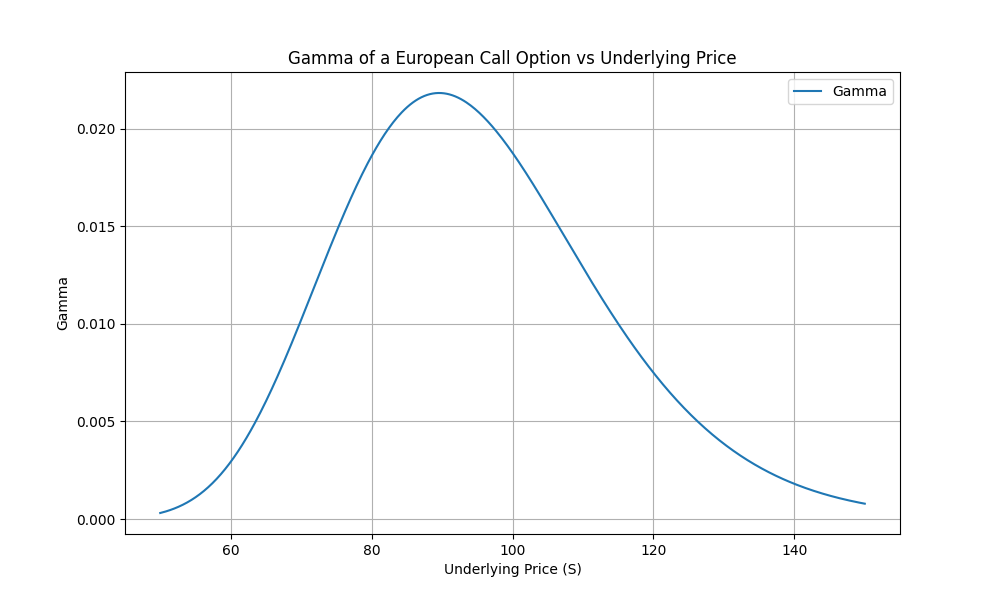

Generate this figure with Python:
import numpy as np
import matplotlib.pyplot as plt
from scipy.stats import norm

def gamma_bs(S, K, T, r, sigma):
    d1 = (np.log(S / K) + (r + 0.5 * sigma**2) * T) / (sigma * np.sqrt(T))
    gamma = norm.pdf(d1) / (S * sigma * np.sqrt(T))
    return gamma

# Parameters
K = 100       # Strike price
T = 1         # Time to maturity (1 year)
r = 0.05      # Risk-free rate (5%)
sigma = 0.2   # Volatility (20%)

# Range of underlying prices
S_values = np.linspace(50, 150, 500)

# Calculate Gamma for each underlying price
gamma_values = gamma_bs(S_values, K, T, r, sigma)

# Plot
plt.figure(figsize=(10, 6))
plt.plot(S_values, gamma_values, label='Gamma')
plt.xlabel('Underlying Price (S)')
plt.ylabel('Gamma')
plt.title('Gamma of a European Call Option vs Underlying Price')
plt.grid(True)
plt.legend()
plt.show()
